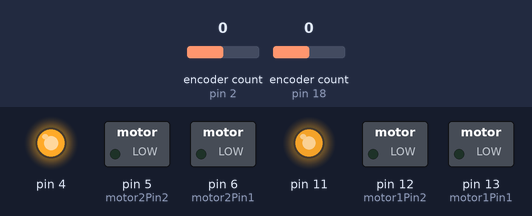
Recording of a sketch running on a simulated Arduino Uno, built with avr-gcc and run on an emulated ATmega328P. On the bench: switched loads named in the sketch (green lamp = pin HIGH), output pins drawn as LEDs (lit = HIGH). The test bench sets the inputs (shaded band); at power-on: encoder count (sensors on pin 2, pin 18) 0. What the sketch prints to the serial monitor is not drawn.

Above: at 0.1 s.
At 1.3 s:
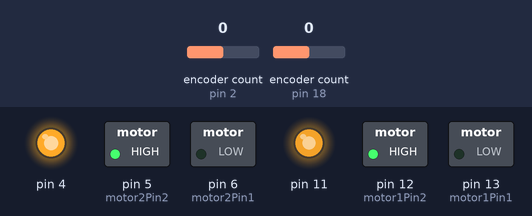
Timing chart, 0 to 2.8 s (numbered marks = the images above):
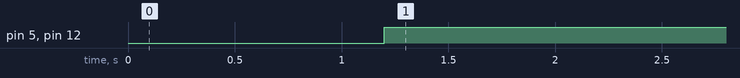

The sketch:

turnTest.ino
```cpp
/*
 * The purpose of this sketch is to get some test measuremanets for turning
 * We should turn at a low speed to keep precision to avoid the slippin gof the robot's tires
 * This is for precision turning, being off by a degree
 */

#include <motorDriver.h>
#include <Encoder.h>

// Change these pin numbers to the pins connected to your encoder.
//   Best Performance: both pins have interrupt capability
//   Good Performance: only the first pin has interrupt capability
//   Low Performance:  neither pin has interrupt capability
Encoder knobLeft(18, 19);
Encoder knobRight(2, 3);
//Motor A
const int motor1Pin1  = 13;  // Pin 14 of L293
const int motor1Pin2  = 12;  // Pin 10 of L293
const int motor1Speed = 11;

//Motor B
const int motor2Pin1  = 6; // Pin  7 of L293
const int motor2Pin2  = 5;  // Pin  2 of L293
const int motor2Speed = 4;

//Create a motor driver object thing
motorDriver m(motor1Pin1, motor1Pin2, motor1Speed, motor2Pin1, motor2Pin2, motor2Speed);


void setup() {
  // put your setup code here, to run once:
  m.setRightMotorSpeed(230);
  m.setLeftMotorSpeed(230);
  Serial.begin(57600);

}

void loop() {
  // put your main code here, to run repeatedly:
  delay(1000);
  rightTurnDegrees(90);
  //THIS IS 2700 TICKS
  delay(10000);

}
```

TurnDegrees.ino
```cpp
void rightTurnDegrees(int deg){
  //First we convert that into encoder ticks
  long target = deg * 30; //This constant value is a  ratio between degrees and encoder ticks

  //second stop the motors and add a small delay to stop the
  //encoder count
  m.allStop();
  delay(200);
  //third we zero out the encoders with enc.write(0)
  knobLeft.write(0);
  knobRight.write(0);
  //fourth we change the speed to the slow turn
  m.setRightMotorSpeed(230);
  m.setLeftMotorSpeed(230);
  //then we start the turn;
  m.turnRight();
  int currentLeft = knobLeft.read();
  int currentRight = knobRight.read();
  while(currentLeft < target || currentRight < target){
    currentRight = abs(knobRight.read());
    currentLeft = abs(knobLeft.read());
    Serial.println(currentRight);
  }
    m.allStop();
  delay(200);
}
```

Measured:
- by itself, pin 5 (motor2Pin2), pin 12 (motor1Pin2): LOW → HIGH at 1.2 s
